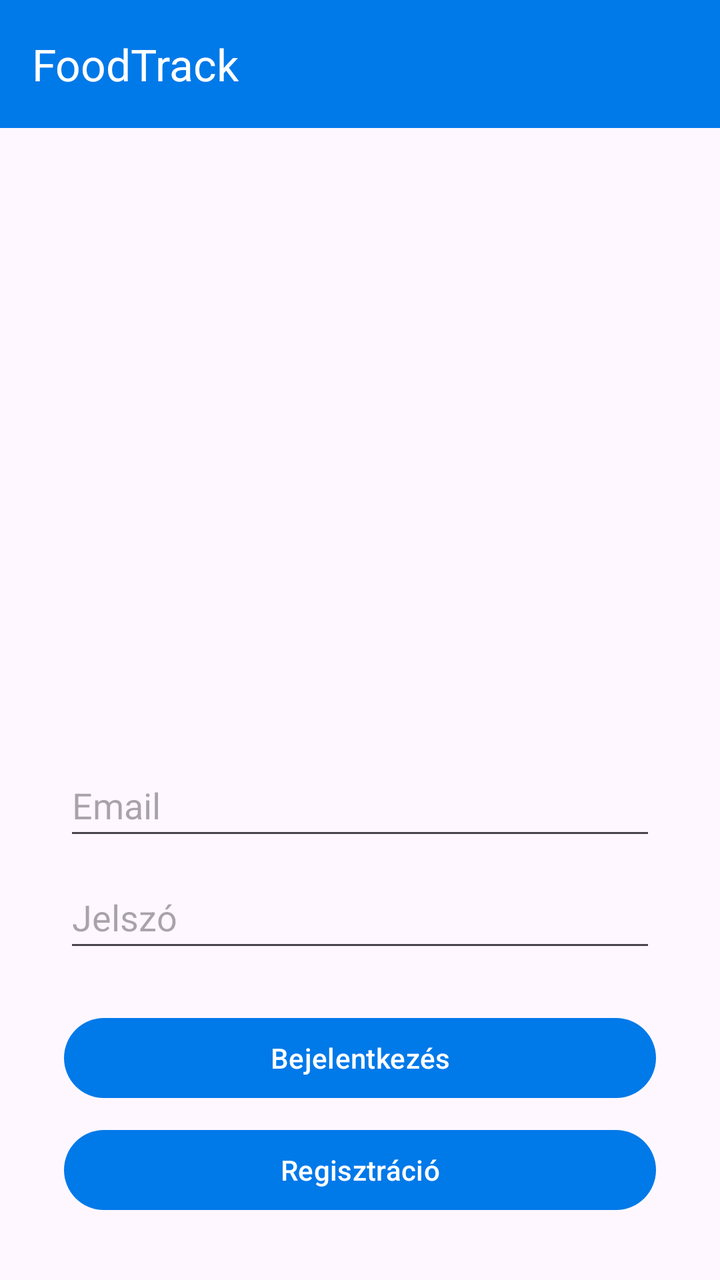
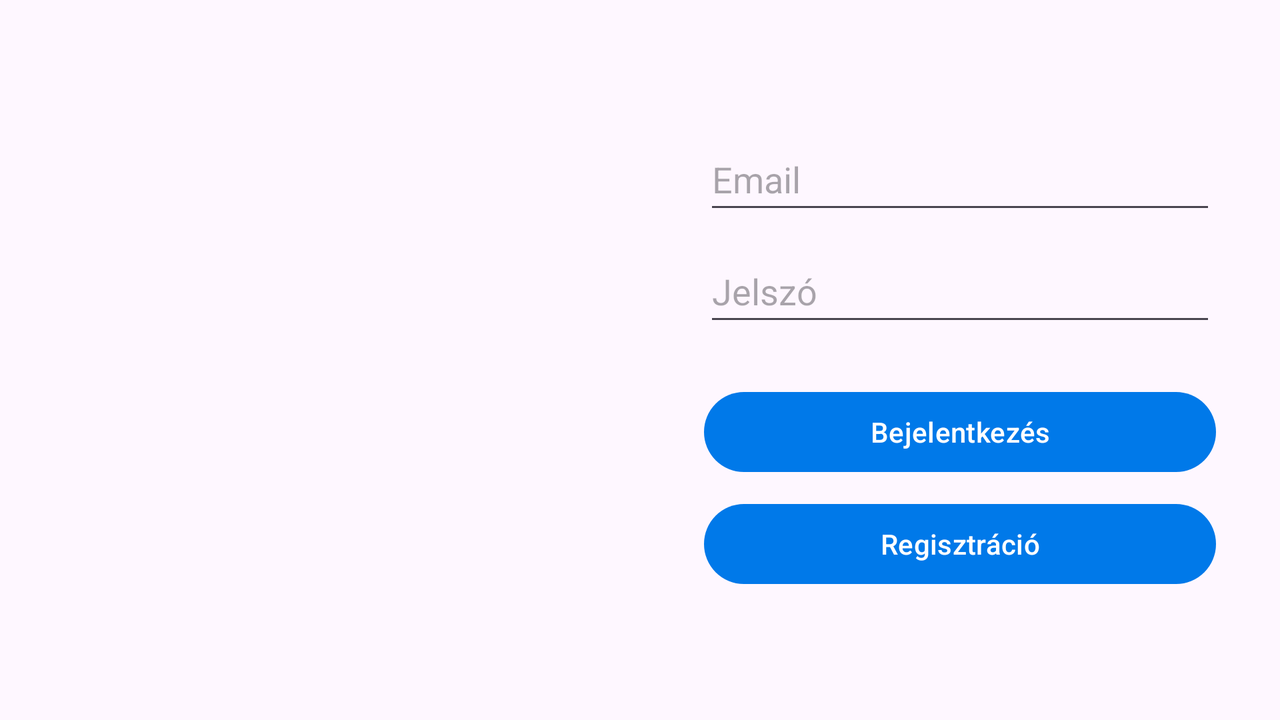

An Android layout and its configuration variant, each rendered on a device that would load it. The default file and the variant file are quoted in full after the pictures.
<!-- AndroidManifest.xml: application theme Theme.Foodtrack -->
<!-- res/layout/activity_main.xml -->
<?xml version="1.0" encoding="utf-8"?>
<androidx.constraintlayout.widget.ConstraintLayout xmlns:android="http://schemas.android.com/apk/res/android"
    xmlns:app="http://schemas.android.com/apk/res-auto"
    xmlns:tools="http://schemas.android.com/tools"
    android:id="@+id/main"
    android:layout_width="match_parent"
    android:layout_height="match_parent"
    tools:context=".MainActivity">


    <androidx.appcompat.widget.Toolbar
        android:id="@+id/toolbar"
        android:layout_width="match_parent"
        android:layout_height="wrap_content"
        android:minHeight="?attr/actionBarSize"
        android:background="?attr/colorPrimary"
        app:title="@string/app_name"
        app:titleTextColor="@android:color/white"
        app:layout_constraintTop_toTopOf="parent" />









    <ImageView
        android:id="@+id/logoImageView"
        android:layout_width="250dp"
        android:layout_height="250dp"
        android:layout_marginTop="0dp"
        android:src="@drawable/foodtrack_logo"
        android:contentDescription="@string/app_logo"
        app:layout_constraintTop_toBottomOf="@+id/toolbar"
        app:layout_constraintBottom_toTopOf="@+id/emailEditText"
        app:layout_constraintStart_toStartOf="parent"
        app:layout_constraintEnd_toEndOf="parent"
        app:layout_constraintVertical_chainStyle="packed" />

    <EditText
        android:id="@+id/emailEditText"
        android:layout_width="match_parent"
        android:layout_height="wrap_content"
        android:layout_marginTop="32dp"
        android:layout_marginStart="32dp"
        android:layout_marginEnd="32dp"
        android:hint="@string/email"
        android:inputType="textEmailAddress"
        android:minHeight="48dp"
        app:layout_constraintTop_toBottomOf="@+id/logoImageView"
        app:layout_constraintBottom_toTopOf="@+id/passwordEditText" />

    <EditText
        android:id="@+id/passwordEditText"
        android:layout_width="match_parent"
        android:layout_height="wrap_content"
        android:layout_marginTop="8dp"
        android:layout_marginStart="32dp"
        android:layout_marginEnd="32dp"
        android:hint="@string/password"
        android:inputType="textPassword"
        android:minHeight="48dp"
        app:layout_constraintTop_toBottomOf="@id/emailEditText"
        app:layout_constraintBottom_toTopOf="@id/loginButton" />

    <Button
        android:id="@+id/loginButton"
        android:layout_width="match_parent"
        android:layout_height="wrap_content"
        android:layout_marginTop="24dp"
        android:layout_marginStart="32dp"
        android:layout_marginEnd="32dp"
        android:text="@string/login"
        app:layout_constraintTop_toBottomOf="@id/passwordEditText"
        app:layout_constraintBottom_toBottomOf="@+id/registerButton" />

    <Button
        android:id="@+id/registerButton"
        android:layout_width="match_parent"
        android:layout_height="wrap_content"
        android:layout_marginTop="8dp"
        android:layout_marginStart="32dp"
        android:layout_marginEnd="32dp"
        android:text="@string/register"
        app:layout_constraintTop_toBottomOf="@id/loginButton"
        app:layout_constraintBottom_toBottomOf="parent" />

</androidx.constraintlayout.widget.ConstraintLayout>
<!-- resources referenced by this layout -->
<resources>
  <string name="app_logo">App logo</string>
  <string name="app_name">FoodTrack</string>
  <string name="email">Email</string>
  <string name="login">Bejelentkezés</string>
  <string name="password">Jelszó</string>
  <string name="register">Regisztráció</string>
  <style name="Theme.Foodtrack" parent="Base.Theme.Foodtrack" />
  <style name="Base.Theme.Foodtrack" parent="Theme.Material3.DayNight.NoActionBar">
          
          <item name="colorPrimary">@color/blue_light</item>
          <item name="colorPrimaryVariant">@color/blue_medium</item>
          <item name="colorOnPrimary">@color/white</item>
  
          
          <item name="android:statusBarColor" tools:targetApi="l">?attr/colorPrimaryVariant</item>
      </style>
  <color name="blue_light">#0079E9</color>
  <color name="blue_medium">#0056B3</color>
  <color name="white">#FFFFFFFF</color>
</resources>
<!-- res/layout-land/activity_main.xml (the repository's variant of the layout above) -->
<!-- drawn on the phone turned sideways -->
<?xml version="1.0" encoding="utf-8"?>
<androidx.constraintlayout.widget.ConstraintLayout xmlns:android="http://schemas.android.com/apk/res/android"
    xmlns:app="http://schemas.android.com/apk/res-auto"
    xmlns:tools="http://schemas.android.com/tools"
    android:id="@+id/main"
    android:layout_width="match_parent"
    android:layout_height="match_parent"
    tools:context=".MainActivity">

    
    <LinearLayout
        android:id="@+id/leftLinearLayout"
        android:layout_width="0dp"
        android:layout_height="match_parent"
        android:gravity="center"
        android:orientation="vertical"
        app:layout_constraintTop_toTopOf="parent"
        app:layout_constraintBottom_toBottomOf="parent"
        app:layout_constraintStart_toStartOf="parent"
        app:layout_constraintEnd_toStartOf="@id/rightLinearLayout"
        app:layout_constraintWidth_percent="0.5">

        <ImageView
            android:id="@+id/logoImageView"
            android:layout_width="250dp"
            android:layout_height="250dp"
            android:src="@drawable/foodtrack_logo"
            android:contentDescription="@string/app_logo" />
    </LinearLayout>

    
    <LinearLayout
        android:id="@+id/rightLinearLayout"
        android:layout_width="0dp"
        android:layout_height="match_parent"
        android:orientation="vertical"
        android:gravity="center"
        android:paddingHorizontal="32dp"
        app:layout_constraintTop_toTopOf="parent"
        app:layout_constraintBottom_toBottomOf="parent"
        app:layout_constraintStart_toEndOf="@id/leftLinearLayout"
        app:layout_constraintEnd_toEndOf="parent"
        app:layout_constraintWidth_percent="0.5">

        <EditText
            android:id="@+id/emailEditText"
            android:layout_width="match_parent"
            android:layout_height="wrap_content"
            android:hint="@string/email"
            android:inputType="textEmailAddress"
            android:minHeight="48dp" />

        <EditText
            android:id="@+id/passwordEditText"
            android:layout_width="match_parent"
            android:layout_height="wrap_content"
            android:hint="@string/password"
            android:inputType="textPassword"
            android:minHeight="48dp"
            android:layout_marginTop="8dp" />

        <Button
            android:id="@+id/loginButton"
            android:layout_width="match_parent"
            android:layout_height="wrap_content"
            android:onClick="login"
            android:text="@string/login"
            android:layout_marginTop="24dp" />

        <Button
            android:id="@+id/registerButton"
            android:layout_width="match_parent"
            android:layout_height="wrap_content"
            android:onClick="register"
            android:text="@string/register"
            android:layout_marginTop="8dp" />
    </LinearLayout>
</androidx.constraintlayout.widget.ConstraintLayout>
<!-- resources referenced by the variant -->
<!-- as the phone turned sideways resolves them -->
<resources>
  <string name="app_logo">App logo</string>
  <string name="email">Email</string>
  <string name="login">Bejelentkezés</string>
  <string name="password">Jelszó</string>
  <string name="register">Regisztráció</string>
  <style name="Theme.Foodtrack" parent="Base.Theme.Foodtrack" />
  <style name="Base.Theme.Foodtrack" parent="Theme.Material3.DayNight.NoActionBar">
          
          <item name="colorPrimary">@color/blue_light</item>
          <item name="colorPrimaryVariant">@color/blue_medium</item>
          <item name="colorOnPrimary">@color/white</item>
  
          
          <item name="android:statusBarColor" tools:targetApi="l">?attr/colorPrimaryVariant</item>
      </style>
  <color name="blue_light">#0079E9</color>
  <color name="blue_medium">#0056B3</color>
  <color name="white">#FFFFFFFF</color>
</resources>
